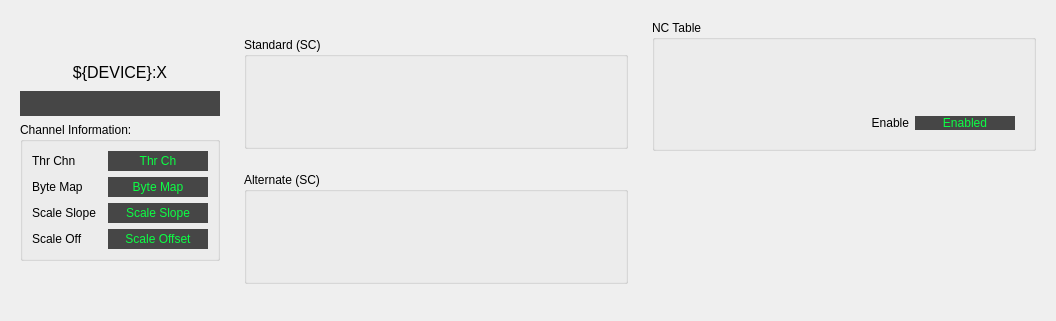
       <widget class="QFrame" name="frame_2">
        <property name="frameShape">
         <enum>QFrame::NoFrame</enum>
        </property>
        <property name="frameShadow">
         <enum>QFrame::Raised</enum>
        </property>
        <layout class="QGridLayout" name="gridLayout_2">
         <item row="0" column="2">
          <widget class="QFrame" name="frame_7">
           <property name="frameShape">
            <enum>QFrame::NoFrame</enum>
           </property>
           <property name="frameShadow">
            <enum>QFrame::Raised</enum>
           </property>
           <layout class="QGridLayout" name="gridLayout_17">
            <item row="0" column="0">
             <widget class="QGroupBox" name="groupBox_10">
              <property name="maximumSize">
               <size>
                <width>16777215</width>
                <height>131</height>
               </size>
              </property>
              <property name="title">
               <string>NC Table</string>
              </property>
              <layout class="QGridLayout" name="gridLayout_27">
               <item row="0" column="0">
                <widget class="PyDMEmbeddedDisplay" name="PyDMEmbeddedDisplay_7">
                 <property name="minimumSize">
                  <size>
                   <width>360</width>
                   <height>52</height>
                  </size>
                 </property>
                 <property name="maximumSize">
                  <size>
                   <width>369</width>
                   <height>70</height>
                  </size>
                 </property>
                 <property name="toolTip">
                  <string/>
                 </property>
                 <property name="frameShape">
                  <enum>QFrame::NoFrame</enum>
                 </property>
                 <property name="macros" stdset="0">
                  <string>{&quot;P&quot;:&quot;${DEVICE}:X&quot;,&quot;THR&quot;:&quot;T0_LC1&quot;,&quot;NUM&quot;:&quot;0&quot;,&quot;FORMAT&quot;:&quot;DEFAULT&quot;}</string>
                 </property>
                 <property name="filename" stdset="0">
                  <string>mps_inline_threshold_rbv.py</string>
                 </property>
                </widget>
               </item>
               <item row="1" column="0">
                <widget class="QFrame" name="frame_8">
                 <property name="frameShape">
                  <enum>QFrame::NoFrame</enum>
                 </property>
                 <property name="frameShadow">
                  <enum>QFrame::Raised</enum>
                 </property>
                 <layout class="QGridLayout" name="gridLayout_30">
                  <item row="0" column="0">
                   <widget class="QLabel" name="label_10">
                    <property name="text">
                     <string>Enable</string>
                    </property>
                    <property name="alignment">
                     <set>Qt::AlignRight|Qt::AlignTrailing|Qt::AlignVCenter</set>
                    </property>
                   </widget>
                  </item>
                  <item row="0" column="1">
                   <widget class="PyDMLabel" name="PyDMLabel_19">
                    <property name="maximumSize">
                     <size>
                      <width>100</width>
                      <height>16777215</height>
                     </size>
                    </property>
                    <property name="toolTip">
                     <string/>
                    </property>
                    <property name="styleSheet">
                     <string notr="true">color: rgb(12, 255, 68);
background-color: rgb(70, 70, 70);</string>
                    </property>
                    <property name="text">
                     <string>Enabled</string>
                    </property>
                    <property name="alignment">
                     <set>Qt::AlignCenter</set>
                    </property>
                    <property name="showUnits" stdset="0">
                     <bool>true</bool>
                    </property>
                    <property name="channel" stdset="0">
                     <string>ca://${DEVICE}:X_LC1_EN</string>
                    </property>
                   </widget>
                  </item>
                 </layout>
                </widget>
               </item>
              </layout>
             </widget>
            </item>
            <item row="1" column="0">
             <spacer name="verticalSpacer_7">
              <property name="orientation">
               <enum>Qt::Vertical</enum>
              </property>
              <property name="sizeHint" stdset="0">
               <size>
                <width>20</width>
                <height>40</height>
               </size>
              </property>
             </spacer>
            </item>
           </layout>
          </widget>
         </item>
         <item row="0" column="0">
          <widget class="QFrame" name="frame_5">
           <property name="sizePolicy">
            <sizepolicy hsizetype="Fixed" vsizetype="Preferred">
             <horstretch>0</horstretch>
             <verstretch>0</verstretch>
            </sizepolicy>
           </property>
           <property name="maximumSize">
            <size>
             <width>220</width>
             <height>16777215</height>
            </size>
           </property>
           <property name="frameShape">
            <enum>QFrame::NoFrame</enum>
           </property>
           <property name="frameShadow">
            <enum>QFrame::Raised</enum>
           </property>
           <layout class="QGridLayout" name="gridLayout_5" rowstretch="1,0,0,0,0">
            <item row="0" column="0">
             <spacer name="verticalSpacer_2">
              <property name="orientation">
               <enum>Qt::Vertical</enum>
              </property>
              <property name="sizeHint" stdset="0">
               <size>
                <width>20</width>
                <height>40</height>
               </size>
              </property>
             </spacer>
            </item>
            <item row="1" column="0">
             <widget class="QLabel" name="label_15">
              <property name="minimumSize">
               <size>
                <width>0</width>
                <height>25</height>
               </size>
              </property>
              <property name="font">
               <font>
                <pointsize>12</pointsize>
               </font>
              </property>
              <property name="text">
               <string>${DEVICE}:X</string>
              </property>
              <property name="alignment">
               <set>Qt::AlignCenter</set>
              </property>
             </widget>
            </item>
            <item row="4" column="0">
             <spacer name="verticalSpacer">
              <property name="orientation">
               <enum>Qt::Vertical</enum>
              </property>
              <property name="sizeHint" stdset="0">
               <size>
                <width>20</width>
                <height>40</height>
               </size>
              </property>
             </spacer>
            </item>
            <item row="2" column="0">
             <widget class="PyDMLabel" name="PyDMLabel_9">
              <property name="minimumSize">
               <size>
                <width>150</width>
                <height>25</height>
               </size>
              </property>
              <property name="font">
               <font>
                <pointsize>12</pointsize>
               </font>
              </property>
              <property name="toolTip">
               <string/>
              </property>
              <property name="styleSheet">
               <string notr="true">color: rgb(12, 255, 68);
background-color: rgb(70, 70, 70);</string>
              </property>
              <property name="alignment">
               <set>Qt::AlignCenter</set>
              </property>
              <property name="precision" stdset="0">
               <number>3</number>
              </property>
              <property name="showUnits" stdset="0">
               <bool>true</bool>
              </property>
              <property name="precisionFromPV" stdset="0">
               <bool>false</bool>
              </property>
              <property name="alarmSensitiveContent" stdset="0">
               <bool>false</bool>
              </property>
              <property name="alarmSensitiveBorder" stdset="0">
               <bool>true</bool>
              </property>
              <property name="channel" stdset="0">
               <string>ca://${DEVICE}:X</string>
              </property>
             </widget>
            </item>
            <item row="3" column="0">
             <widget class="QGroupBox" name="groupBox">
              <property name="minimumSize">
               <size>
                <width>200</width>
                <height>110</height>
               </size>
              </property>
              <property name="title">
               <string>Channel Information:</string>
              </property>
              <layout class="QGridLayout" name="gridLayout_11">
               <item row="0" column="0">
                <widget class="QLabel" name="label_11">
                 <property name="text">
                  <string>Thr Chn</string>
                 </property>
                 <property name="alignment">
                  <set>Qt::AlignLeading|Qt::AlignLeft|Qt::AlignVCenter</set>
                 </property>
                </widget>
               </item>
               <item row="0" column="1">
                <widget class="PyDMLabel" name="PyDMLabel">
                 <property name="minimumSize">
                  <size>
                   <width>100</width>
                   <height>20</height>
                  </size>
                 </property>
                 <property name="toolTip">
                  <string/>
                 </property>
                 <property name="styleSheet">
                  <string notr="true">color: rgb(12, 255, 68);
background-color: rgb(70, 70, 70);</string>
                 </property>
                 <property name="text">
                  <string>Thr Ch</string>
                 </property>
                 <property name="alignment">
                  <set>Qt::AlignCenter</set>
                 </property>
                 <property name="showUnits" stdset="0">
                  <bool>true</bool>
                 </property>
                 <property name="channel" stdset="0">
                  <string>ca://${DEVICE}:X_THR_CH</string>
                 </property>
                </widget>
               </item>
               <item row="1" column="0">
                <widget class="QLabel" name="label_12">
                 <property name="text">
                  <string>Byte Map</string>
                 </property>
                 <property name="alignment">
                  <set>Qt::AlignLeading|Qt::AlignLeft|Qt::AlignVCenter</set>
                 </property>
                </widget>
               </item>
               <item row="1" column="1">
                <widget class="PyDMLabel" name="PyDMLabel_2">
                 <property name="minimumSize">
                  <size>
                   <width>100</width>
                   <height>20</height>
                  </size>
                 </property>
                 <property name="toolTip">
                  <string/>
                 </property>
                 <property name="styleSheet">
                  <string notr="true">color: rgb(12, 255, 68);
background-color: rgb(70, 70, 70);</string>
                 </property>
                 <property name="text">
                  <string>Byte Map</string>
                 </property>
                 <property name="alignment">
                  <set>Qt::AlignCenter</set>
                 </property>
                 <property name="showUnits" stdset="0">
                  <bool>true</bool>
                 </property>
                 <property name="channel" stdset="0">
                  <string>ca://${DEVICE}:X_THR_BYTEMAP</string>
                 </property>
                </widget>
               </item>
               <item row="2" column="0">
                <widget class="QLabel" name="label_13">
                 <property name="text">
                  <string>Scale Slope</string>
                 </property>
                 <property name="alignment">
                  <set>Qt::AlignLeading|Qt::AlignLeft|Qt::AlignVCenter</set>
                 </property>
                </widget>
               </item>
               <item row="2" column="1">
                <widget class="PyDMLabel" name="PyDMLabel_3">
                 <property name="minimumSize">
                  <size>
                   <width>100</width>
                   <height>20</height>
                  </size>
                 </property>
                 <property name="toolTip">
                  <string/>
                 </property>
                 <property name="styleSheet">
                  <string notr="true">color: rgb(12, 255, 68);
background-color: rgb(70, 70, 70);</string>
                 </property>
                 <property name="text">
                  <string>Scale Slope</string>
                 </property>
                 <property name="alignment">
                  <set>Qt::AlignCenter</set>
                 </property>
                 <property name="showUnits" stdset="0">
                  <bool>true</bool>
                 </property>
                 <property name="channel" stdset="0">
                  <string>ca://${DEVICE}:X_SS_RBV</string>
                 </property>
                </widget>
               </item>
               <item row="3" column="0">
                <widget class="QLabel" name="label_14">
                 <property name="text">
                  <string>Scale Off</string>
                 </property>
                 <property name="alignment">
                  <set>Qt::AlignLeading|Qt::AlignLeft|Qt::AlignVCenter</set>
                 </property>
                </widget>
               </item>
               <item row="3" column="1">
                <widget class="PyDMLabel" name="PyDMLabel_4">
                 <property name="minimumSize">
                  <size>
                   <width>100</width>
                   <height>20</height>
                  </size>
                 </property>
                 <property name="toolTip">
                  <string/>
                 </property>
                 <property name="styleSheet">
                  <string notr="true">color: rgb(12, 255, 68);
background-color: rgb(70, 70, 70);</string>
                 </property>
                 <property name="text">
                  <string>Scale Offset</string>
                 </property>
                 <property name="alignment">
                  <set>Qt::AlignCenter</set>
                 </property>
                 <property name="showUnits" stdset="0">
                  <bool>true</bool>
                 </property>
                 <property name="channel" stdset="0">
                  <string>ca://${DEVICE}:X_SO_RBV</string>
                 </property>
                </widget>
               </item>
              </layout>
             </widget>
            </item>
           </layout>
          </widget>
         </item>
         <item row="0" column="1">
          <widget class="QFrame" name="frame_6">
           <property name="maximumSize">
            <size>
             <width>16777215</width>
             <height>16777215</height>
            </size>
           </property>
           <property name="frameShape">
            <enum>QFrame::NoFrame</enum>
           </property>
           <property name="frameShadow">
            <enum>QFrame::Raised</enum>
           </property>
           <layout class="QGridLayout" name="gridLayout_8">
            <item row="1" column="0">
             <widget class="QGroupBox" name="groupBox_4">
              <property name="maximumSize">
               <size>
                <width>16777215</width>
                <height>112</height>
               </size>
              </property>
              <property name="title">
               <string>Standard (SC)</string>
              </property>
              <layout class="QGridLayout" name="gridLayout_22">
               <item row="0" column="0">
                <widget class="PyDMEmbeddedDisplay" name="PyDMEmbeddedDisplay_2">
                 <property name="minimumSize">
                  <size>
                   <width>360</width>
                   <height>52</height>
                  </size>
                 </property>
                 <property name="maximumSize">
                  <size>
                   <width>369</width>
                   <height>70</height>
                  </size>
                 </property>
                 <property name="toolTip">
                  <string/>
                 </property>
                 <property name="frameShape">
                  <enum>QFrame::NoFrame</enum>
                 </property>
                 <property name="macros" stdset="0">
                  <string>{&quot;P&quot;:&quot;${DEVICE}:X&quot;,&quot;THR&quot;:&quot;T0&quot;,&quot;NUM&quot;:&quot;0&quot;,&quot;FORMAT&quot;:&quot;DEFAULT&quot;}</string>
                 </property>
                 <property name="filename" stdset="0">
                  <string>mps_inline_threshold_rbv.py</string>
                 </property>
                </widget>
               </item>
              </layout>
             </widget>
            </item>
            <item row="2" column="0">
             <widget class="QGroupBox" name="groupBox_5">
              <property name="maximumSize">
               <size>
                <width>16777215</width>
                <height>112</height>
               </size>
              </property>
              <property name="title">
               <string>Alternate (SC)</string>
              </property>
              <layout class="QGridLayout" name="gridLayout_23">
               <item row="0" column="0">
                <widget class="PyDMEmbeddedDisplay" name="PyDMEmbeddedDisplay_3">
                 <property name="minimumSize">
                  <size>
                   <width>360</width>
                   <height>52</height>
                  </size>
                 </property>
                 <property name="maximumSize">
                  <size>
                   <width>369</width>
                   <height>70</height>
                  </size>
                 </property>
                 <property name="toolTip">
                  <string/>
                 </property>
                 <property name="frameShape">
                  <enum>QFrame::NoFrame</enum>
                 </property>
                 <property name="macros" stdset="0">
                  <string>{&quot;P&quot;:&quot;${DEVICE}:X&quot;,&quot;THR&quot;:&quot;T0_ALT&quot;,&quot;NUM&quot;:&quot;0&quot;, &quot;FORMAT&quot;:&quot;DEFAULT&quot;}</string>
                 </property>
                 <property name="filename" stdset="0">
                  <string>mps_inline_threshold_rbv.py</string>
                 </property>
                </widget>
               </item>
              </layout>
             </widget>
            </item>
           </layout>
          </widget>
         </item>
        </layout>
       </widget>
